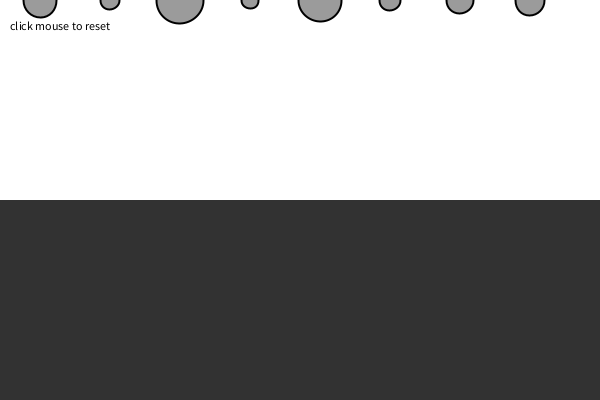
Frame 1 (no input)
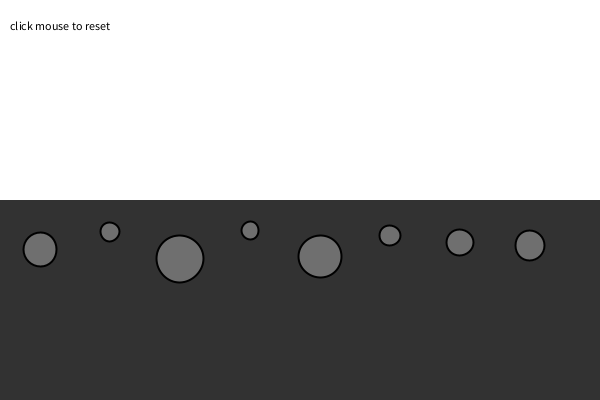
Frame 60 (the mouse pressed at the canvas centre just before this capture)
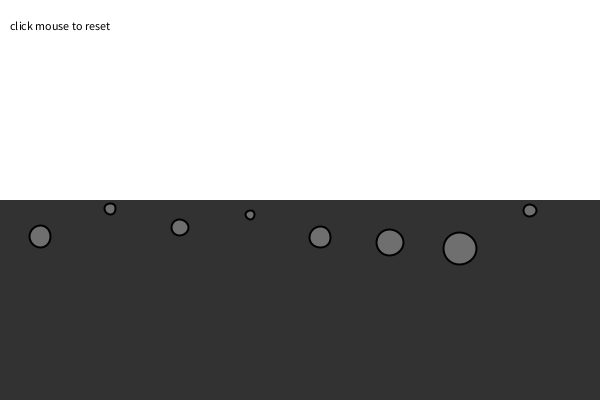
Frame 120 (the mouse held since frame 60 and released just before this capture)

The Processing sketch that drew these frames (run headless with seeded random() and noise(); from frame 60 on, the mouse is pressed at the canvas centre):

// Processing sketch: Fluid_Resistance
// ── Fluid_Resistance.pde
Mover[] movers = new Mover[8];
Liquid liquid;

void setup(){
  size(600,400);
  smooth();
  reset();
  liquid = new Liquid(0, height/2, width, height/2, 0.1);
}

void draw(){
  background(255);
  liquid.display();
  
  for (Mover mover: movers){
    if (liquid.contains(mover)){
      PVector dragForce = liquid.drag(mover);
      dragForce.mult(pow(mover.mass,2/3));
      mover.applyForce(dragForce);
    }
    mover.update();
    mover.checkEdges();
    mover.display();
  
 }
  
  fill(0);
  text("click mouse to reset", 10, 30);
  
}

void mousePressed() {
  reset();
}

void reset() {
  for (int i = 0; i < movers.length; i++) {
    movers[i] = new Mover(random(0.5, 3), 40+i*70, 0);
  }
}

// ── Liquid.pde
class Liquid{
   float x,y,w,h;
   float c;
   
   Liquid(float x_, float y_, float w_, float h_, float c_){
     x = x_;
     y = y_;
     w = w_;
     h = h_;
     c = c_;
   }

    void display() {
      noStroke();
      fill(50);
      rect(x, y, w, h);
    }
    
   boolean contains(Mover m){
     PVector l = m.position;
     if (l.y > y){
       return true;
     }
     else {
       return false;
     }
   }
   
   PVector drag(Mover m){
     PVector dragForce = m.velocity.copy();
     dragForce.normalize();
     dragForce.mult(-1 * c * pow(m.velocity.mag(),2));
     return dragForce;
   }
}

// ── Mover.pde
class Mover{
  PVector position;
  PVector velocity;
  PVector acceleration;
  float mass;
  PVector gravity = new PVector(0,0.2);
  

  Mover(float m, float x, float y) {
    mass = m;
    position = new PVector(x, y);
    velocity = new PVector(0, 0);
    acceleration = new PVector(0, 0);
  }
  
  void update(){
    velocity.add(gravity);
    velocity.add(acceleration);
    position.add(velocity);
    acceleration.mult(0);
  }
  
  void display(){
    stroke(0);
    strokeWeight(2);
    fill(127, 200);
    ellipse(position.x, position.y, mass*16, mass*16);
  }
  
  void applyForce(PVector force){
    PVector f = PVector.div(force,mass);
    acceleration.add(f);
  }
  
  void checkEdges() {
    if (position.y > height) {
      velocity.y *= -0.9; 
      position.y = height;
    }
  }
}
